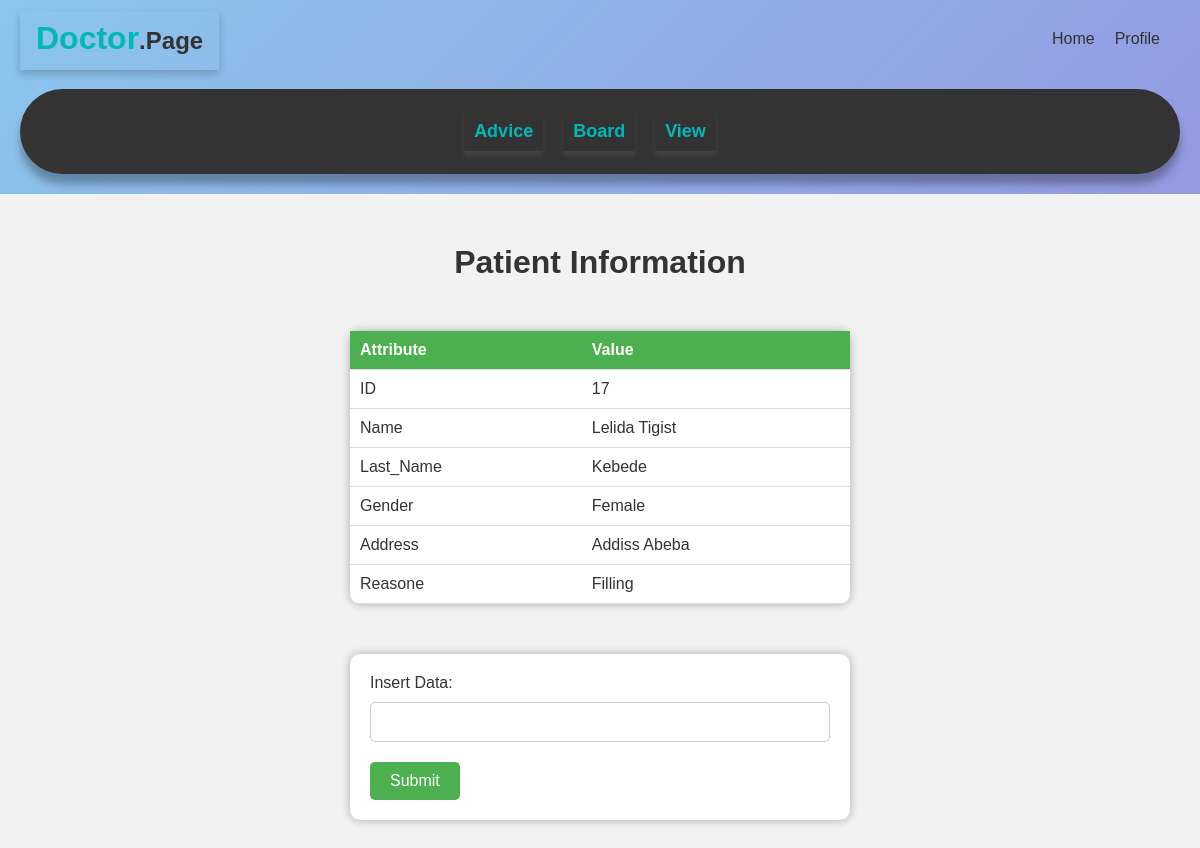
The app's page /employee/view.php?id=9 (signed in) with its own data.
### tables this page shows
CREATE TABLE `approve_patient` (
  `id` int(11) UNSIGNED NOT NULL,
  `first_name` varchar(50) NOT NULL,
  `last_name` varchar(20) NOT NULL,
  `email` varchar(100) NOT NULL,
  `phone` varchar(20) NOT NULL,
  `gender` enum('male','female','other') NOT NULL,
  `city` varchar(50) NOT NULL,
  `reasone` varchar(20) NOT NULL,
  `appointment_id` int(10) UNSIGNED DEFAULT NULL,
  `doctor_name` varchar(30) NOT NULL,
  `see` tinyint(1) NOT NULL DEFAULT 0
);

### employee/view.php (the view, shortened to what this page needs)
<!DOCTYPE html>
<html>
<head>
</head>
<body>
    <?php include 'docpheader.php';?>
	<h1>Patient Information</h1>
	<?php
	if (isset($_GET['id'])) {
        $id = $_GET['id'];
        include 'db.php';
        $sql="SELECT *from approve_patient where appointment_id='$id'";
        $result=mysqli_query($conn,$sql);
        $patient=mysqli_fetch_array($result);
	?>
		<table>
			<tr>
				<th>Attribute</th>
				<th>Value</th>
			</tr>
			<tr>
				<td>ID</td>
				<td><?php echo $patient['id']; ?></td>
			</tr>
			<tr>
				<td>Name</td>
				<td><?php echo $patient['first_name']; ?></td>
			</tr>
			<tr>
				<td>Last_Name</td>
				<td><?php echo $patient['last_name']; ?></td>
			</tr>
			<tr>
				<td>Gender</td>
				<td><?php echo $patient['gender']; ?></td>
			</tr>
			<tr>
				<td>Address</td>
				<td><?php echo $patient['city']; ?></td>
			</tr>
            <tr>
				<td>Reasone</td>
				<td><?php echo $patient['reasone']; ?></td>
			</tr>
		</table>
		<form method="post" action="insert.php">
			<label for="insert-data">Insert Data:</label>
			<input type="text" id="insert-data" name="insert">
			<input type="submit" value="Submit">
		</form>
	<?php
		}
	?>
</body>
</html>

### employee/css/ad.css (style rules this page uses)
* { margin: 0; padding: 0; box-sizing: border-box; }
* { text-decoration:none !important; text-transform:capitalize; box-sizing:border-box; margin:0;padding:0; }
body { font-family: Arial, sans-serif; font-size: 16px; background-image: url("images/hall.jpg"); background-position: center; background-repeat: no-repeat; background-size: cover; color: #333; }

### employee/view.php (style rules this page uses)
body { background-color: #f2f2f2; font-family: Arial, sans-serif; font-size: 16px; }
h1 { text-align: center; margin-top: 50px; }
form { margin: 50px auto; width: 500px; padding: 20px; background-color: #fff; border-radius: 10px; box-shadow: 0 0 10px rgba(0, 0, 0, 0.3); }
form label { display: block; margin-bottom: 10px; }
form input[type="text"] { padding: 10px; font-size: 16px; border-radius: 5px; border: 1px solid #ccc; width: 100%; box-sizing: border-box; margin-bottom: 20px; }
form input[type="submit"] { background-color: #4CAF50; color: #fff; padding: 10px 20px; border: none; border-radius: 5px; font-size: 16px; cursor: pointer; }
table { margin: 50px auto; width: 500px; border-collapse: collapse; background-color: #fff; box-shadow: 0 0 10px rgba(0, 0, 0, 0.3); border-radius: 10px; }
th, td { padding: 10px; border-bottom: 1px solid #ddd; text-align: left; }
th { background-color: #4CAF50; color: #fff; }

### records on screen
approve_patient: id "17", first_name "Lelida Tigist", last_name "Kebede", gender "Female", city "Addiss Abeba", reasone "Filling"
